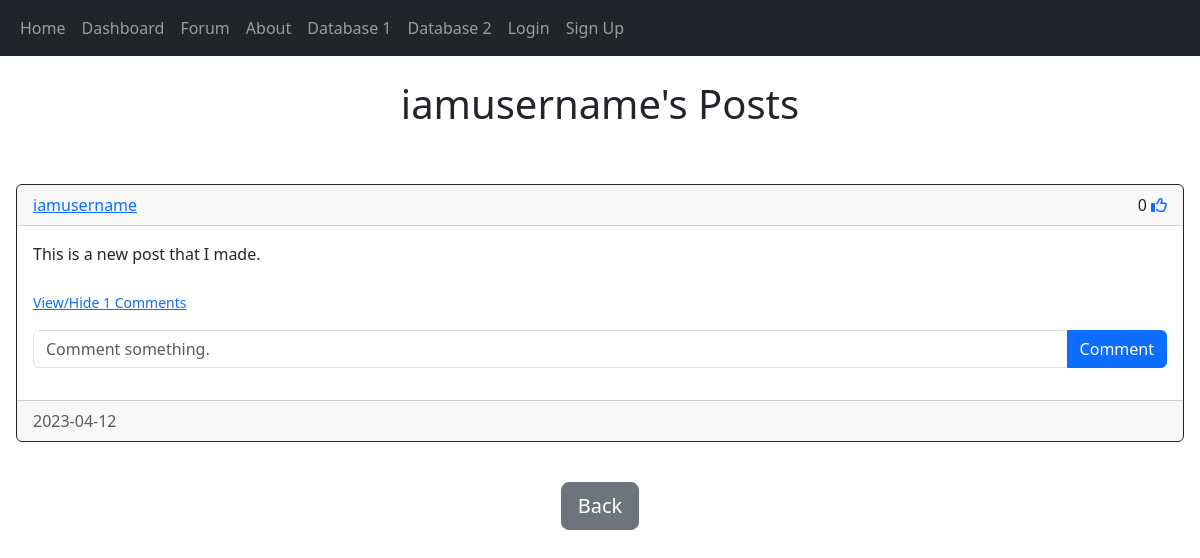
The app's page /posts/iamusername with its own data.
### crayfish_analysis_app/models.py (models this page shows, shortened)
class User(db.Model, UserMixin):
    __tablename__ = "user"
    id = db.Column(db.Integer, primary_key=True)
    date_created = db.Column(db.Date, nullable=True, default=datetime.utcnow)
    username = db.Column(db.String(150), unique=True, nullable=False)
    email = db.Column(db.String(150), unique=True, nullable=False)
    password = db.Column(db.String(150), nullable=False)
    posts = db.relationship('Post', backref='user', passive_deletes=True)
    comments = db.relationship('Comment', backref='user', passive_deletes=True)
    likes = db.relationship('Like', backref='user', passive_deletes=True)

class Post(db.Model):
    __tablename__ = "post"
    id = db.Column(db.Integer, primary_key=True)
    date_created = db.Column(db.Date, nullable=True, default=datetime.utcnow)
    text = db.Column(db.Text, nullable=False)
    author = db.Column(db.Integer, db.ForeignKey('user.id', ondelete='CASCADE'), nullable=False)
    comments = db.relationship('Comment', backref='post', passive_deletes=True)
    likes = db.relationship('Like', backref='Post', passive_deletes=True)

### crayfish_analysis_app/views.py (the view)
@main_bp.route("/posts/<username>")
def posts(username):
    user = User.query.filter_by(username=username).first()
    if not user:
        flash("No user with that username exists.", category="error")
        return redirect(url_for("views.forum"))
    posts = user.posts
    return render_template("posts.html", user=current_user, posts=posts, username=username)

### crayfish_analysis_app/templates/posts.html (shortened to what this page needs)
{% extends "posts_div.html" %}
{% block header1 %}{{username}}'s Posts{% endblock %}
{% block footer %}
<div align="center">
    <a href="/forum">
        <button type="button" class="btn btn-secondary btn-lg">
            Back
        </button>
    </a>
</div>
<br />
{% endblock %}

### crayfish_analysis_app/templates/posts_div.html (shortened to what this page needs)
{% extends "base.html" %}
{% block content%}
<br />
<h1 align="center">{% block header1 %}{% endblock %}</h1>
<br />
<div class="card border-0">
    <div class="card-body">
      <div>
        <div id="posts">
            {% for post in posts %}
            <div class="card border-dark">
                <div class="card-header d-flex justify-content-between align-items-center">
                    <a href="/posts/{{post.user.username}}">{{post.user.username}}</a>
                    <div>
                        {{post.likes|length}}
                        {% if user.id in post.likes|map(attribute="author")|list %}
                        <a href="/like-post/{{post.id}}"><i class="fas fa-thumbs-up"></i></a>
                        {% else %}
                        <a href="/like-post/{{post.id}}"><i class="far fa-thumbs-up"></i></a>
                        {% endif %}
                    </div>
                </div>
                <div class="card-body">
                    <div class="card-text">{{post.text}}</div>
                    <br />
                    <p class="card-text">
                        {% if post.comments|length > 0 %}
                        <a data-bs-toggle="collapse" href="#comments-{{post.id}}" role="button">
                            <small>View/Hide {{post.comments|length}} Comments</small>
                        </a>
                        {% else %}
                        <small class="text-muted">No comments</small>
                        {% endif %}
                    </p>
                    <form class="input-group mb-3" method="POST" action="/create-comment/{{post.id}}">
                        <input type="text" id="text" name="text" class="form-control" placeholder="Comment something."/>
                        <button type="submit" class="btn btn-primary">Comment</button>
                    </form>
                </div>
                <div class="card-footer text-muted">{{post.date_created}}</div>
            </div>
            <br />
            {% endfor %}
        </div>
      </div>
    </div>
  </div>
{% block footer %}{% endblock %}
{% endblock %}

### records on screen
User: username "iamusername"
Post: user.username "iamusername", likes|length "0", text "This is a new post that I made.", comments|length "1", date_created "2023-04-12"
